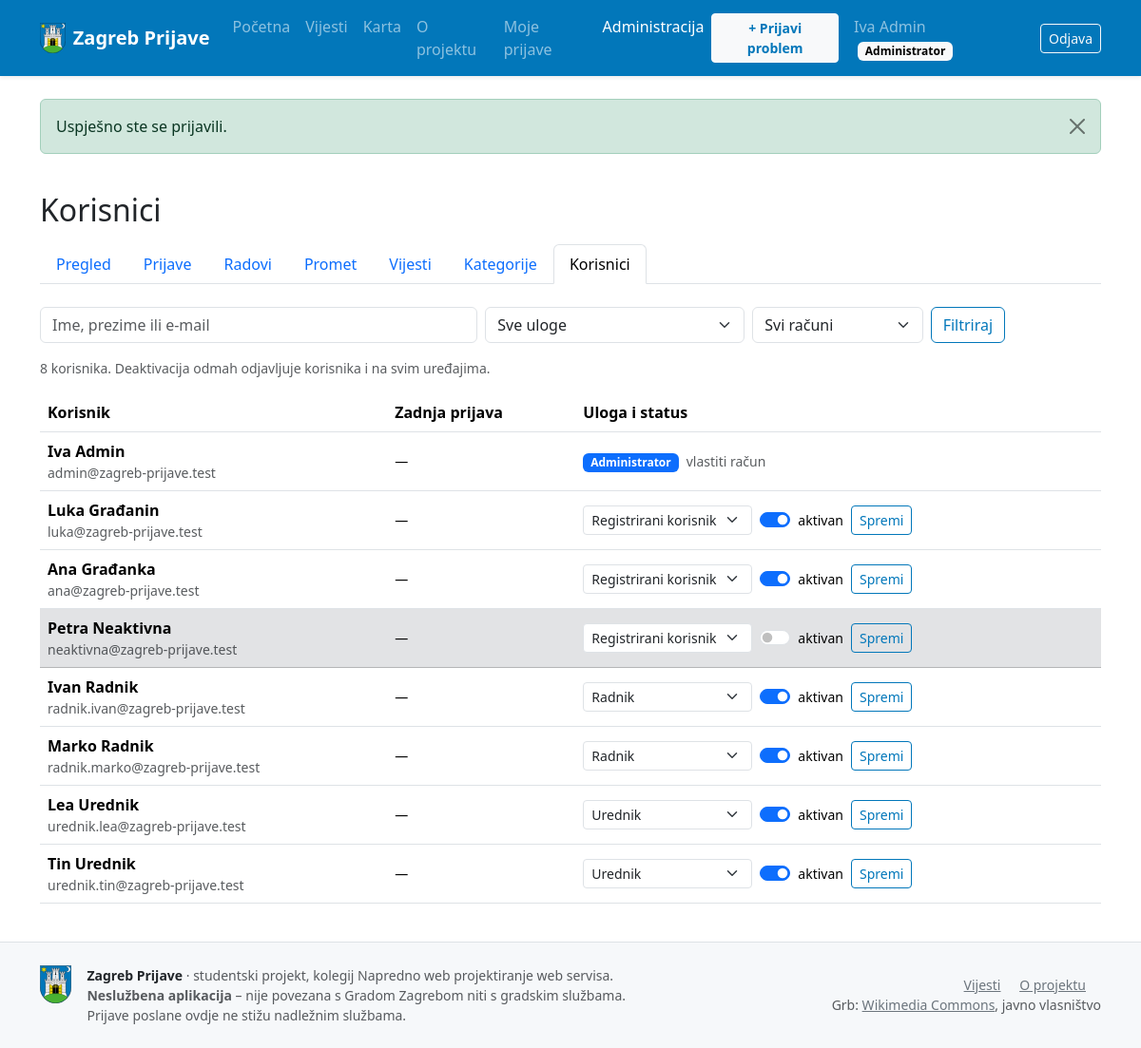
/zagreb-prijave/admin/korisnici (signed in), run on the app's committed database.
### tables this page shows
CREATE TABLE korisnici (
  id             INT UNSIGNED     NOT NULL AUTO_INCREMENT,
  ime            VARCHAR(50)      NOT NULL,
  prezime        VARCHAR(50)      NOT NULL,
  email          VARCHAR(255)     NOT NULL,
  lozinka_hash   VARCHAR(255)     NOT NULL,    
  uloga_id       TINYINT UNSIGNED NOT NULL,
  aktivan        TINYINT(1)       NOT NULL DEFAULT 1,
  zadnja_prijava DATETIME         NULL,
  kreirano_u     DATETIME         NOT NULL DEFAULT CURRENT_TIMESTAMP,
  azurirano_u    DATETIME         NOT NULL DEFAULT CURRENT_TIMESTAMP ON UPDATE CURRENT_TIMESTAMP,
  PRIMARY KEY (id),
  UNIQUE KEY uq_korisnici_email (email),
  KEY idx_korisnici_uloga (uloga_id),
  CONSTRAINT fk_korisnici_uloga
    FOREIGN KEY (uloga_id) REFERENCES uloge (id)
    ON UPDATE CASCADE ON DELETE RESTRICT,      
  CONSTRAINT chk_korisnici_aktivan CHECK (aktivan IN (0, 1))
);

CREATE TABLE uloge (
  id    TINYINT UNSIGNED NOT NULL AUTO_INCREMENT,
  kod   VARCHAR(20)      NOT NULL,
  naziv VARCHAR(50)      NOT NULL,
  opis  VARCHAR(255)     NULL,
  PRIMARY KEY (id),
  UNIQUE KEY uq_uloge_kod (kod)
);

### views/admin/korisnici.php (the view, shortened to what the rows shown need)
<?php
$povratak = $paginator->url($paginator->page);
?>
<h1 class="h2 mb-3">Korisnici</h1>
<?php require __DIR__ . '/_nav.php'; ?>
<form method="get" action="<?= e(url('/admin/korisnici')) ?>" class="row g-2 mb-3" role="search">
    <div class="col-md-5">
        <input type="search" class="form-control" id="q" name="q" maxlength="100" placeholder="Ime, prezime ili e-mail"
               value="<?= e($filtri['q']) ?>">
    </div>
    <div class="col-sm-5 col-md-3">
        <select class="form-select" id="uloga" name="uloga">
            <option value="">Sve uloge</option>
        </select>
    </div>
    <div class="col-sm-4 col-md-2">
        <select class="form-select" id="aktivan" name="aktivan">
            <option value="">Svi računi</option>
        </select>
    </div>
    <div class="col-auto">
        <button type="submit" class="btn btn-outline-primary">Filtriraj</button>
    </div>
</form>
<p class="small text-body-secondary">
    <?= $paginator->total ?> korisnika. Deaktivacija odmah odjavljuje korisnika i na svim uređajima.
</p>
<?php if ($korisnici === []): ?>
    <div class="text-center text-body-secondary py-5 border rounded-3">Nema korisnika koji odgovaraju filtru.</div>
<?php else: ?>
    <div class="table-responsive">
        <table class="table align-middle">
            <thead>
            <tr>
                <th scope="col">Korisnik</th>
                <th scope="col">Zadnja prijava</th>
                <th scope="col" style="min-width: 22rem">Uloga i status</th>
            </tr>
            </thead>
            <tbody>
            <?php foreach ($korisnici as $k): $vlastiti = (int) $k['id'] === $mojId; ?>
                <tr class="<?= (int) $k['aktivan'] === 1 ? '' : 'table-secondary' ?>">
                    <td>
                        <div class="fw-semibold"><?= e($k['ime'] . ' ' . $k['prezime']) ?></div>
                        <div class="small text-body-secondary"><?= e($k['email']) ?></div>
                    </td>
                    <td class="small text-nowrap"><?= $k['zadnja_prijava'] ? e(datum($k['zadnja_prijava'], true)) : '—' ?></td>
                    <td>
                        <?php if ($vlastiti): ?>
                            <span class="badge text-bg-primary bg-zagreb"><?= e($k['uloga_naziv']) ?></span>
                            <span class="small text-body-secondary ms-1">vlastiti račun</span>
                        <?php else: ?>
                            <form method="post" action="<?= e(url('/admin/korisnici/' . (int) $k['id'])) ?>"
                                  class="d-flex flex-wrap align-items-center gap-2">
                                <select class="form-select form-select-sm w-auto" id="uloga-<?= (int) $k['id'] ?>" name="uloga">
                                    <?php foreach ($uloge as $kod => $naziv): ?>
                                        <option value="<?= e($kod) ?>"<?= $k['uloga'] === $kod ? ' selected' : '' ?>><?= e($naziv) ?></option>
                                    <?php endforeach; ?>
                                </select>
                                <div class="form-check form-switch mb-0">
                                    <input class="form-check-input" type="checkbox" role="switch" value="1" name="aktivan"
                                           id="aktivan-<?= (int) $k['id'] ?>"<?= (int) $k['aktivan'] === 1 ? ' checked' : '' ?>>
                                    <label class="form-check-label small" for="aktivan-<?= (int) $k['id'] ?>">aktivan</label>
                                </div>
                                <button type="submit" class="btn btn-sm btn-outline-primary">Spremi</button>
                            </form>
                        <?php endif; ?>
                    </td>
                </tr>
            <?php endforeach; ?>
            </tbody>
        </table>
    </div>
<?php endif; ?>

### views/admin/_nav.php (shortened to what the rows shown need)
<?php
$stavke = Auth::hasRole('admin')
    ? ['/admin' => 'Pregled', '/admin/prijave' => 'Prijave', '/admin/radovi' => 'Radovi', '/admin/promet' => 'Promet', '/admin/vijesti' => 'Vijesti', '/admin/kategorije' => 'Kategorije', '/admin/korisnici' => 'Korisnici']
    : ['/admin/vijesti' => 'Moje vijesti'];
$trenutna = request_path();
?>
<ul class="nav nav-tabs mb-4">
    <?php foreach ($stavke as $putanja => $naziv):
        $aktivna = $trenutna === $putanja || ($putanja !== '/admin' && str_starts_with($trenutna, $putanja . '/')); ?>
        <li class="nav-item">
            <a class="nav-link<?= $aktivna ? ' active' : '' ?>" href="<?= e(url($putanja)) ?>"
                <?= $aktivna ? 'aria-current="page"' : '' ?>><?= e($naziv) ?></a>
        </li>
    <?php endforeach; ?>
</ul>

### src/Core/Router.php (shortened to what the rows shown need)
<?php
final class Router
{
    private array $routes = [];
    private function add(string $method, string $path, array $handler, array $options): void
    {
        $pattern = preg_replace('#\{(\w+)\}#', '(?P<$1>\d+)', $path);
        $this->routes[] = [
            'method'  => $method,
            'pattern' => '#^' . $pattern . '$#',
            'handler' => $handler,
            'options' => $options,
        ];
    }
    public function dispatch(string $method, string $path): void
    {
        $api = Api::isApiPath($path);
        foreach ($this->routes as $route) {
            if (!preg_match($route['pattern'], $path, $matches)) {
                continue;
            }
            $params = array_map('intval', array_filter($matches, 'is_string', ARRAY_FILTER_USE_KEY));
            if (!$this->passesGuards($method, $route['options'], $api)) {
                return;
            }
            [$class, $action] = $route['handler'];
            (new $class())->$action(...$params);
            return;
        }
    }
    private function passesGuards(string $method, array $options, bool $api): bool
    {
        $uloge = $options['uloge'] ?? [];
        if ((!empty($options['auth']) || $uloge !== []) && !Auth::check()) {
            if ($api) {
                Api::error(401, 'Potrebna je prijava.');
                return false;
            }
            Session::flash('warning', 'Za pristup ovoj stranici morate se prijaviti.');
            redirect('/racun/prijava');
        }
        return true;
    }
}

### views/layout.php (shortened to what the rows shown need)
<?php
$korisnik = Auth::user();
$flash = Session::pullFlash();
?>
<!DOCTYPE html>
<html lang="hr">
<head>
    <link rel="stylesheet"
          href="https://cdn.jsdelivr.net/npm/bootstrap@5.3.3/dist/css/bootstrap.min.css"
>
    <link rel="stylesheet" href="<?= e(asset('css/app.css')) ?>">
</head>
<body class="d-flex flex-column min-vh-100">
<nav class="navbar navbar-expand-lg navbar-dark bg-zagreb shadow-sm">
    <div class="container">
        <a class="navbar-brand d-flex align-items-center gap-2 fw-semibold" href="<?= e(url('/')) ?>">
            <img src="<?= e(asset('img/grb-zagreb.svg')) ?>" alt="" class="brand-grb">
            Zagreb Prijave
        </a>
        <div class="collapse navbar-collapse" id="glavniIzbornik">
            <ul class="navbar-nav me-auto">
                <?= nav_link('/', 'Početna') ?>
                <?= nav_link('/vijesti', 'Vijesti') ?>
                <?= nav_link('/karta', 'Karta') ?>
                <?= nav_link('/o-projektu', 'O projektu') ?>
                <?php if ($korisnik): ?>
                    <?= nav_link('/prijave/moje', 'Moje prijave') ?>
                <?php endif; ?>
                <?php if (Auth::hasRole('admin')): ?>
                    <?= nav_link('/admin', 'Administracija') ?>
                <?php elseif (Auth::hasRole('urednik')): ?>
                    <?= nav_link('/admin/vijesti', 'Moje vijesti') ?>
                <?php elseif (Auth::hasRole('radnik')): ?>
                    <?= nav_link('/radnik/zadaci', 'Moji zadaci') ?>
                <?php endif; ?>
            </ul>
            <ul class="navbar-nav align-items-lg-center gap-lg-2">
                <?php if ($korisnik): ?>
                    <li class="nav-item">
                        <a class="btn btn-light btn-sm text-zagreb fw-semibold" href="<?= e(url('/prijave/nova')) ?>">+ Prijavi problem</a>
                    </li>
                    <li class="nav-item">
                        <a class="nav-link" href="<?= e(url('/racun/profil')) ?>">
                            <?= e($korisnik['ime'] . ' ' . $korisnik['prezime']) ?>
                            <span class="badge text-bg-light ms-1"><?= e($korisnik['uloga_naziv']) ?></span>
                        </a>
                    </li>
                    <li class="nav-item">
                        <form method="post" action="<?= e(url('/racun/odjava')) ?>" class="d-inline">
                            <button type="submit" class="btn btn-outline-light btn-sm">Odjava</button>
                        </form>
                    </li>
                <?php endif; ?>
            </ul>
        </div>
    </div>
</nav>
<main id="sadrzaj" class="flex-grow-1">
    <?php if ($flash): ?>
        <div class="container pt-4">
            <?php foreach ($flash as $poruka): ?>
                <div class="alert alert-<?= e($poruka['type']) ?> alert-dismissible fade show" role="alert">
                    <?= e($poruka['message']) ?>
                    <button type="button" class="btn-close" data-bs-dismiss="alert" aria-label="Zatvori"></button>
                </div>
            <?php endforeach; ?>
        </div>
    <?php endif; ?>
    <?php if (!empty($punaSirina)): ?>
        <?= $content ?>
    <?php else: ?>
        <div class="container py-4"><?= $content ?></div>
    <?php endif; ?>
</main>
<footer class="footer border-top mt-auto">
    <div class="container py-4">
        <div class="row g-3 align-items-center">
            <div class="col-md-7 d-flex gap-3 align-items-start">
                <img src="<?= e(asset('img/grb-zagreb.svg')) ?>" alt="" class="footer-grb">
                <div class="small text-body-secondary">
                    <strong class="text-body">Zagreb Prijave</strong> · studentski projekt, kolegij
                    Napredno web projektiranje web servisa.<br>
                    <strong>Neslužbena aplikacija</strong> – nije povezana s Gradom Zagrebom niti s gradskim službama.
                    Prijave poslane ovdje ne stižu nadležnim službama.
                </div>
            </div>
            <div class="col-md-5 small text-md-end">
                <a href="<?= e(url('/vijesti')) ?>" class="link-secondary me-3">Vijesti</a>
                <a href="<?= e(url('/o-projektu')) ?>" class="link-secondary me-3">O projektu</a>
                <br class="d-none d-md-inline">
                <span class="text-body-secondary">
                    Grb: <a class="link-secondary" href="https://commons.wikimedia.org/wiki/File:Coat_of_arms_of_Zagreb.svg"
                            rel="noopener" target="_blank">Wikimedia Commons</a>, javno vlasništvo
                </span>
            </div>
        </div>
    </div>
</footer>
</body>
</html>

### data on the page
korisnici: ime+prezime "Iva Admin", email "admin@zagreb-prijave.test", uloga.naziv "Administrator"
uloge: naziv "Administrator", kod "Pregled", kod "Prijave", kod "Radovi", kod "Promet", kod "Vijesti", kod "Kategorije", kod "Korisnici"
korisnici: ime+prezime "Luka Građanin", email "luka@zagreb-prijave.test", uloga "Registrirani korisnik", aktivan "☑"
korisnici: ime+prezime "Ana Građanka", email "ana@zagreb-prijave.test", uloga "Registrirani korisnik", aktivan "☑"
korisnici: ime+prezime "Petra Neaktivna", email "neaktivna@zagreb-prijave.test", uloga "Registrirani korisnik"
korisnici: ime+prezime "Ivan Radnik", email "radnik.ivan@zagreb-prijave.test", uloga "Radnik", aktivan "☑"
korisnici: ime+prezime "Marko Radnik", email "radnik.marko@zagreb-prijave.test", uloga "Radnik", aktivan "☑"
korisnici: ime+prezime "Lea Urednik", email "urednik.lea@zagreb-prijave.test", uloga "Urednik", aktivan "☑"
korisnici: ime+prezime "Tin Urednik", email "urednik.tin@zagreb-prijave.test", uloga "Urednik", aktivan "☑"

### other printed values
$label "Početna Vijesti Karta O projektu Moje prijave Administracija"
$poruka['message'] "Uspješno ste se prijavili."
$paginator->total "8"
